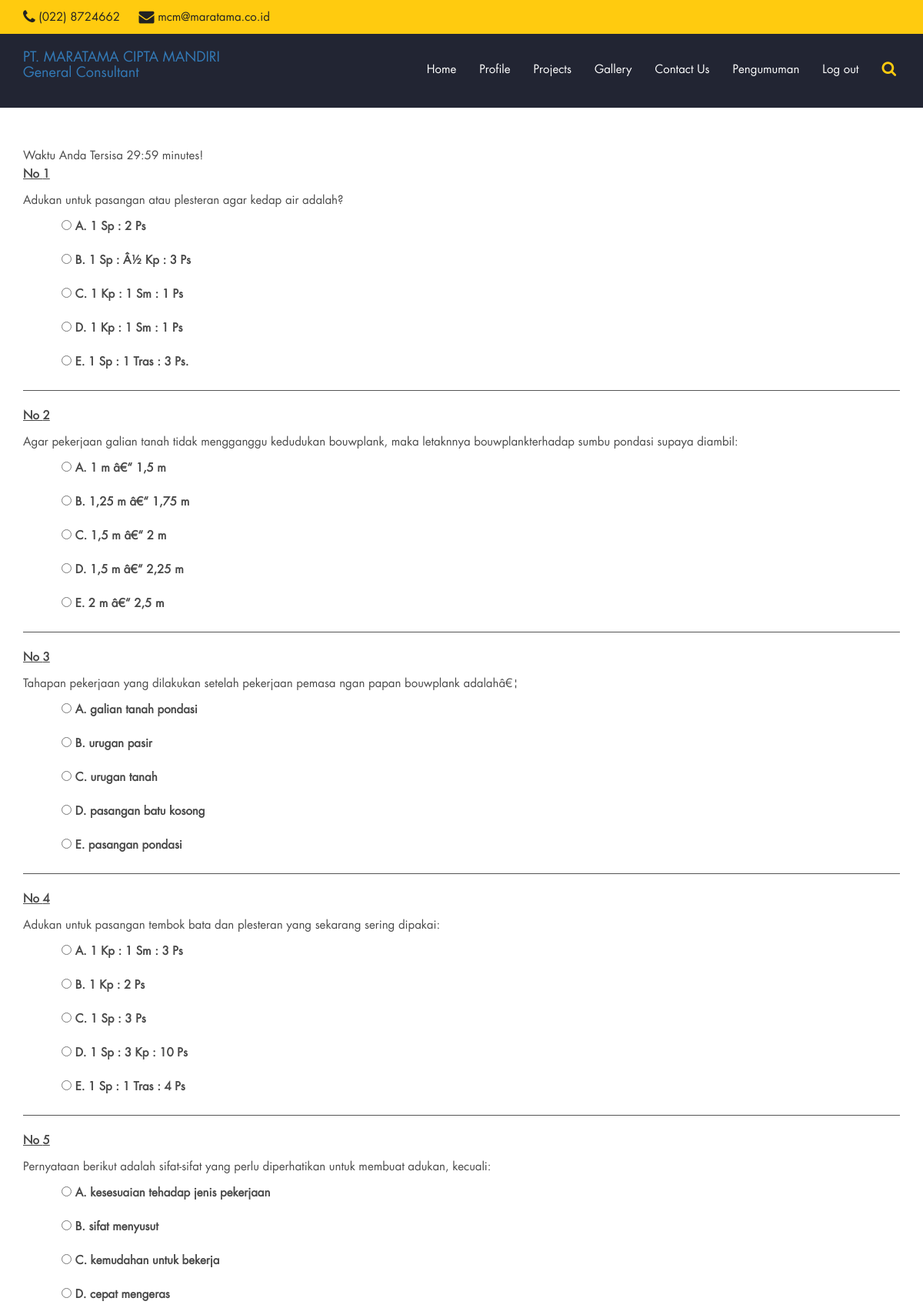
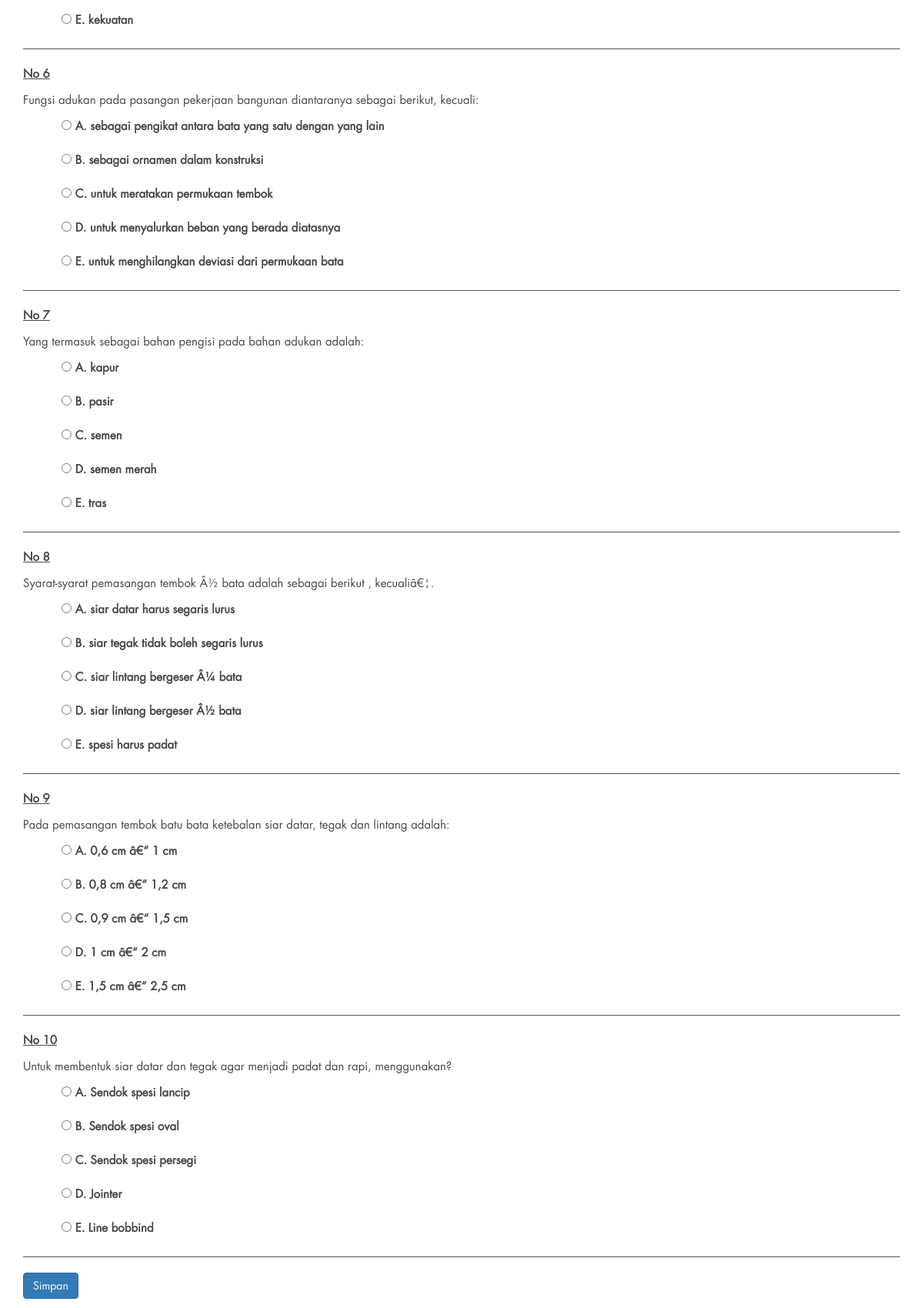
/soal.php (signed in, upper part), run on the app's committed database (2 pictures, top to bottom).
### tables this page shows
CREATE TABLE `soal` (
  `id` int(11) NOT NULL,
  `nama_soal` text,
  `a` varchar(255) DEFAULT NULL,
  `b` varchar(255) DEFAULT NULL,
  `c` varchar(255) DEFAULT NULL,
  `d` varchar(255) DEFAULT NULL,
  `e` varchar(200) NOT NULL,
  `jawaban` varchar(255) DEFAULT NULL
);

### soal.php (the view, shortened to what this page needs)
<?php
$conn = mysqli_connect("localhost", "root", "", "mcm");
?>
<!DOCTYPE html>
 <html lang="en">
    <head>
        <link rel="stylesheet" href="custom-font/fonts.css" />
        <link rel="stylesheet" href="css/bootstrap.min.css" />
        <link rel="stylesheet" href="css/font-awesome.min.css" />
        <link rel="stylesheet" href="css/bootsnav.css">
        <link rel="stylesheet" type="text/css" href="css/jquery.fancybox.css?v=2.1.5" media="screen" />
        <link rel="stylesheet" href="css/custom.css" />
    </head>
    <body>
      <?php include 'navbar.php'; ?>
<div class="container head-top">
    <div>Waktu Anda Tersisa <span id="time">30:00</span> minutes!</div>
    <form name="form" id="form_soal" method="post">
<?php
    $result = $conn->query("SELECT * FROM soal")->fetch_all();
    $no=1;
    foreach ($result as $key):
?>
<section class="section">
    <p class="numb"><strong>No <?=$no?></strong></p>
    <p class="section-description"><?=$key[1]?> </p>
    <div class="form-group ans">
        <label><input type="radio" name="jawab[<?=$key[0]?>]" value="a"> A. <?=$key[2]?></label>
    </div>
    <div class="form-group ans">
        <label><input type="radio" name="jawab[<?=$key[0]?>]" value="b"> B. <?=$key[3]?></label>
    </div>
    <div class="form-group ans">
        <label><input type="radio" name="jawab[<?=$key[0]?>]" value="c"> C. <?=$key[4]?></label>
    </div>
    <div class="form-group ans">
        <label><input type="radio" name="jawab[<?=$key[0]?>]" value="d"> D. <?=$key[5]?></label>
    </div>
    <div class="form-group ans">
        <label><input type="radio" name="jawab[<?=$key[0]?>]" value="e"> E. <?=$key[6]?></label>
    </div>
<hr>
</section>
<?php $no+=1; endforeach; ?>
</form>
<div class="form-group">
    <button type="button" name="save" class="btn btn-primary" onclick="simpan()">Simpan</button>
</div>
</div>
    </body>
</html>

### css/bootsnav.css (style rules this page uses)
body { -webkit-transition: all 0.3s ease-in-out; -moz-transition: all 0.3s ease-in-out; -o-transition: all 0.3s ease-in-out; -ms-transition: all 0.3s ease-in-out; transition: all 0.3s ease-in-out; }

### css/custom.css (style rules this page uses)
body { font-size: 15px; line-height: 24px; font-family: 'futura_ltbook', sans-serif; color: #484848; }
a,button { outline: 0 !important; }

### soal.php (style rules this page uses)
.head-top { padding-top: 50px !important; padding-bottom: 50px; }
.ans { padding-left: 50px !important; }
.numb { text-decoration: underline; }
hr { border-top: 1px solid #555 !important; }

### data on the page
soal: nama_soal "Adukan untuk pasangan atau plesteran agar kedap air adalah?", a "1 Sp : 2 Ps", b "1 Sp : Â½ Kp : 3 Ps", c "1 Kp : 1 Sm : 1 Ps", d "1 Kp : 1 Sm : 1 Ps", e "1 Sp : 1 Tras : 3 Ps."
soal: nama_soal "Agar pekerjaan galian tanah tidak mengganggu kedudukan bouwplank, maka letaknnya bouwplankterhadap sumbu pondasi supaya diambil:", a "1 m â€“ 1,5 m", b "1,25 m â€“ 1,75 m", c "1,5 m â€“ 2 m", d "1,5 m â€“ 2,25 m", e "2 m â€“ 2,5 m"
soal: nama_soal "Tahapan pekerjaan yang dilakukan setelah pekerjaan pemasa ngan papan bouwplank adalahâ€¦", a "galian tanah pondasi", b "urugan pasir", c "urugan tanah", d "pasangan batu kosong", e "pasangan pondasi"
soal: nama_soal "Adukan untuk pasangan tembok bata dan plesteran yang sekarang sering dipakai:", a "1 Kp : 1 Sm : 3 Ps", b "1 Kp : 2 Ps", c "1 Sp : 3 Ps", d "1 Sp : 3 Kp : 10 Ps", e "1 Sp : 1 Tras : 4 Ps"
soal: nama_soal "Pernyataan berikut adalah sifat-sifat yang perlu diperhatikan untuk membuat adukan, kecuali:", a "kesesuaian tehadap jenis pekerjaan", b "sifat menyusut", c "kemudahan untuk bekerja", d "cepat mengeras", e "kekuatan"
soal: nama_soal "Fungsi adukan pada pasangan pekerjaan bangunan diantaranya sebagai berikut, kecuali:", a "sebagai pengikat antara bata yang satu dengan yang lain", b "sebagai ornamen dalam konstruksi", c "untuk meratakan permukaan tembok", d "untuk menyalurkan beban yang berada diatasnya", e "untuk menghilangkan deviasi dari permukaan bata"
soal: nama_soal "Yang termasuk sebagai bahan pengisi pada bahan adukan adalah:", a "kapur", b "pasir", c "semen", d "semen merah", e "tras"
soal: nama_soal "Syarat-syarat pemasangan tembok Â½ bata adalah sebagai berikut , kecualiâ€¦.", a "siar datar harus segaris lurus", b "siar tegak tidak boleh segaris lurus", c "siar lintang bergeser Â¼ bata", d "siar lintang bergeser Â½ bata", e "spesi harus padat"
soal: nama_soal "Pada pemasangan tembok batu bata ketebalan siar datar, tegak dan lintang adalah:", a "0,6 cm â€“ 1 cm", b "0,8 cm â€“ 1,2 cm", c "0,9 cm â€“ 1,5 cm", d "1 cm â€“ 2 cm", e "1,5 cm â€“ 2,5 cm"
soal: nama_soal "Untuk membentuk siar datar dan tegak agar menjadi padat dan rapi, menggunakan?", a "Sendok spesi lancip", b "Sendok spesi oval", c "Sendok spesi persegi", d "Jointer", e "Line bobbind"
